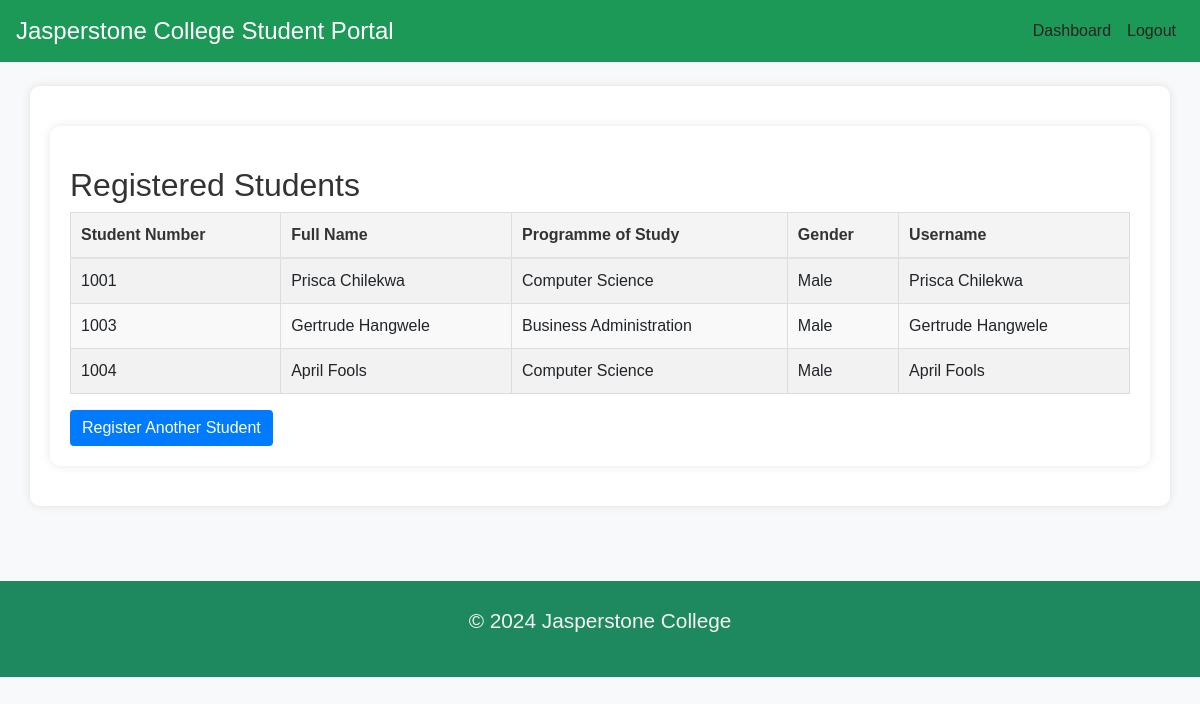
/administration/students/, run on the app's committed database.
### students/models.py (models this page shows, shortened)
class StudentProfile(models.Model):
    student_number = models.CharField(max_length=30, unique=True)
    name = models.CharField(max_length=30)
    program_of_study = models.ForeignKey(Programme, on_delete=models.CASCADE)
    duration_years = models.IntegerField()
    intake_date = models.DateField()
    gender = models.CharField(max_length=30, choices=(('Male', 'Male'), ('Female', 'Female')))
    profile_picture = models.ImageField(upload_to='images/profiles/', default='images/profiles/profile.jpg', blank=True, null=True) # Added profile_picture

class Programme(models.Model):
    name = models.CharField(max_length=255)
    def __str__(self):
        return self.name

### administration/views.py (the view)
# urls.py: path('students/', views.student_list, name='student_list'),
def student_list(request):
    students = StudentProfile.objects.all()  # Get all student profiles
    return render(request, 'administration/student_list.html', {'students': students})

### administration/templates/administration/student_list.html (shortened to what this page needs)
{% extends 'base.html' %}
{% block log %}
<div class="collapse navbar-collapse" id="navbarNav">
    <ul class="navbar-nav ml-auto">
        <li class="nav-item active">
            <a class="nav-link" href="{% url 'administration:admin_dashboard' %}">Dashboard</a>
        </li>
        <li class="nav-item">
            <a class="nav-link" href="{% url 'administration:admin_logout' %}">Logout</a>
        </li>
    </ul>
</div>
{% endblock log %}
{% block content %}
<div class="container">
    <h2>Registered Students</h2>
    <table class="table table-striped">
        <thead>
            <tr>
                <th>Student Number</th>
                <th>Full Name</th>
                <th>Programme of Study</th>
                <th>Gender</th>
                <th>Username</th>
            </tr>
        </thead>
        <tbody>
            {% for student in students %}
            <tr>
                <td>{{ student.student_number }}</td>
                <td>{{ student.name }}</td>
                <td>{{ student.program_of_study }}</td>
                <td>{{ student.gender }}</td>
                <td>{{ student.name }}</td>
            </tr>
            {% empty %}
            <tr>
                <td colspan="5">No students registered yet.</td>
            </tr>
            {% endfor %}
        </tbody>
    </table>
    <div class="mt-3">
        <a href="{% url 'administration:register_student' %}" class="btn btn-primary">Register Another Student</a>
    </div>
</div>
{% endblock %}

### static/css/styles.css (style rules this page uses)
body { font-family: 'Arial', sans-serif; background-color: #f8f9fa; color: #333; margin: 0; }
a { text-decoration: none; color: #1c9956; }
.container { background-color: white; border-radius: 10px; box-shadow: 0px 0px 10px rgba(0, 0, 0, 0.1); padding: 20px; margin: 20px auto; }
h2, h3 { margin-top: 20px; }
.table { margin-bottom: 0; border-collapse: collapse; width: 100%; }
.table th, .table td { padding: 10px; border: 1px solid #ddd; text-align: left; }
.table th { background-color: #f4f4f4; color: #333; }
.table tbody tr:nth-child(even) { background-color: #f9f9f9; }
.nav-link { color: #282323 !important; }

### static/css/560.css (style rules this page uses)
.btn-primary { background-color: #007bff !important; border: none; color: white !important; }

### data on the page
StudentProfile: student_number "1001", name "Prisca Chilekwa", program_of_study "Computer Science", gender "Male"
StudentProfile: student_number "1003", name "Gertrude Hangwele", program_of_study "Business Administration", gender "Male"
StudentProfile: student_number "1004", name "April Fools", program_of_study "Computer Science", gender "Male"
